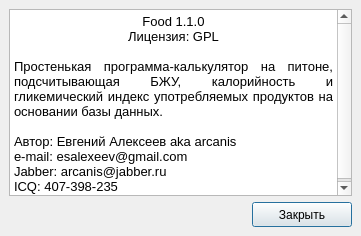
<?xml version="1.0" encoding="UTF-8"?>
<ui version="4.0">
 <class>About_Window</class>
 <widget class="QMainWindow" name="About_Window">
  <property name="geometry">
   <rect>
    <x>0</x>
    <y>0</y>
    <width>361</width>
    <height>236</height>
   </rect>
  </property>
  <property name="minimumSize">
   <size>
    <width>361</width>
    <height>236</height>
   </size>
  </property>
  <property name="windowTitle">
   <string>О программе</string>
  </property>
  <widget class="QWidget" name="centralwidget">
   <property name="minimumSize">
    <size>
     <width>361</width>
     <height>236</height>
    </size>
   </property>
   <layout class="QGridLayout" name="gridLayout">
    <item row="0" column="1">
     <widget class="QTextBrowser" name="about">
      <property name="enabled">
       <bool>true</bool>
      </property>
      <property name="focusPolicy">
       <enum>Qt::NoFocus</enum>
      </property>
      <property name="autoFillBackground">
       <bool>true</bool>
      </property>
      <property name="html">
       <string>&lt;!DOCTYPE HTML PUBLIC &quot;-//W3C//DTD HTML 4.0//EN&quot; &quot;http://www.w3.org/TR/REC-html40/strict.dtd&quot;&gt;
&lt;html&gt;&lt;head&gt;&lt;meta name=&quot;qrichtext&quot; content=&quot;1&quot; /&gt;&lt;style type=&quot;text/css&quot;&gt;
p, li { white-space: pre-wrap; }
&lt;/style&gt;&lt;/head&gt;&lt;body style=&quot; font-family:'Droid Sans'; font-size:10pt; font-weight:400; font-style:normal;&quot;&gt;
&lt;p align=&quot;center&quot; style=&quot; margin-top:0px; margin-bottom:0px; margin-left:0px; margin-right:0px; -qt-block-indent:0; text-indent:0px;&quot;&gt;Food 1.1.0&lt;/p&gt;
&lt;p align=&quot;center&quot; style=&quot; margin-top:0px; margin-bottom:0px; margin-left:0px; margin-right:0px; -qt-block-indent:0; text-indent:0px;&quot;&gt;Лицензия: GPL&lt;/p&gt;
&lt;p style=&quot;-qt-paragraph-type:empty; margin-top:0px; margin-bottom:0px; margin-left:0px; margin-right:0px; -qt-block-indent:0; text-indent:0px;&quot;&gt;&lt;br /&gt;&lt;/p&gt;
&lt;p align=&quot;justify&quot; style=&quot; margin-top:0px; margin-bottom:0px; margin-left:0px; margin-right:0px; -qt-block-indent:0; text-indent:0px;&quot;&gt;Простенькая программа-калькулятор на питоне, подсчитывающая БЖУ, калорийность и гликемический индекс употребляемых продуктов на основании базы данных.&lt;/p&gt;
&lt;p style=&quot;-qt-paragraph-type:empty; margin-top:0px; margin-bottom:0px; margin-left:0px; margin-right:0px; -qt-block-indent:0; text-indent:0px;&quot;&gt;&lt;br /&gt;&lt;/p&gt;
&lt;p style=&quot; margin-top:0px; margin-bottom:0px; margin-left:0px; margin-right:0px; -qt-block-indent:0; text-indent:0px;&quot;&gt;Автор: Евгений Алексеев aka arcanis&lt;/p&gt;
&lt;p style=&quot; margin-top:0px; margin-bottom:0px; margin-left:0px; margin-right:0px; -qt-block-indent:0; text-indent:0px;&quot;&gt;e-mail: esalexeev@gmail.com&lt;/p&gt;
&lt;p style=&quot; margin-top:0px; margin-bottom:0px; margin-left:0px; margin-right:0px; -qt-block-indent:0; text-indent:0px;&quot;&gt;Jabber: arcanis@jabber.ru&lt;/p&gt;
&lt;p style=&quot; margin-top:0px; margin-bottom:0px; margin-left:0px; margin-right:0px; -qt-block-indent:0; text-indent:0px;&quot;&gt;ICQ: 407-398-235&lt;/p&gt;&lt;/body&gt;&lt;/html&gt;</string>
      </property>
     </widget>
    </item>
    <item row="1" column="1">
     <layout class="QHBoxLayout" name="horizontalLayout">
      <item>
       <spacer name="horizontalSpacer">
        <property name="orientation">
         <enum>Qt::Horizontal</enum>
        </property>
        <property name="sizeHint" stdset="0">
         <size>
          <width>40</width>
          <height>20</height>
         </size>
        </property>
       </spacer>
      </item>
      <item>
       <widget class="QPushButton" name="exit">
        <property name="sizePolicy">
         <sizepolicy hsizetype="Fixed" vsizetype="Fixed">
          <horstretch>0</horstretch>
          <verstretch>0</verstretch>
         </sizepolicy>
        </property>
        <property name="minimumSize">
         <size>
          <width>100</width>
          <height>25</height>
         </size>
        </property>
        <property name="maximumSize">
         <size>
          <width>100</width>
          <height>25</height>
         </size>
        </property>
        <property name="text">
         <string>Закрыть</string>
        </property>
        <property name="default">
         <bool>true</bool>
        </property>
       </widget>
      </item>
     </layout>
    </item>
   </layout>
  </widget>
 </widget>
 <resources/>
 <connections/>
</ui>
